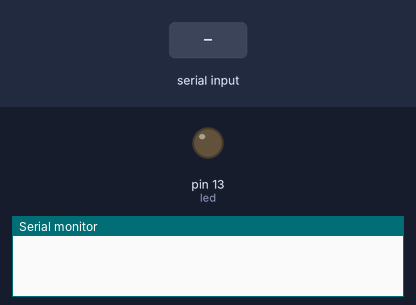
Bench run of a sketch on a simulated Arduino Uno, built with avr-gcc and run on an emulated ATmega328P. Shown: output pins drawn as LEDs (lit = HIGH), the last lines printed to the serial monitor. The test bench sets the inputs (shaded band).

Above: at 1.2 s.
1.3 s: "1" received over the second serial link
At 2.2 s:
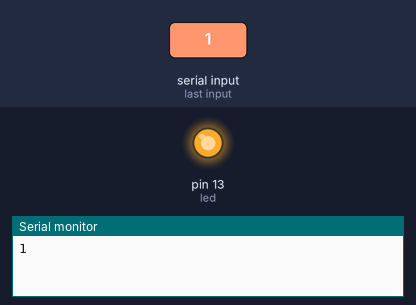
2.8 s: "0" received over the second serial link
At 3.3 s:
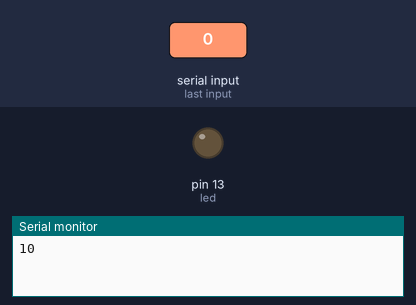
Timing chart, 0 to 5.8 s (numbered marks = the images above; inputs shaded):
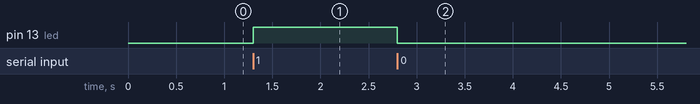

The sketch:

BTLedControl.ino
```cpp
#include <SoftwareSerial.h>

int led = 13;

SoftwareSerial BTSerial(2,3);

void setup() {
  Serial.begin(9600);
  BTSerial.begin(9600);
  pinMode(led, OUTPUT);
}

void loop() {
  if(BTSerial.available())
  {
    char data = BTSerial.read();
    Serial.write(data);
    switch(data)
    {
      case '1': digitalWrite(led, HIGH);
        break;
      case '0': digitalWrite(led, LOW);
        break;
    }
  }
  if(Serial.available())
    BTSerial.write(Serial.read());
  delay(1);

}
```

Measured:
- after the input at 1.3 s, pin 13 (led): LOW → HIGH at once
- after the input at 2.8 s, pin 13 (led): HIGH → LOW at once
